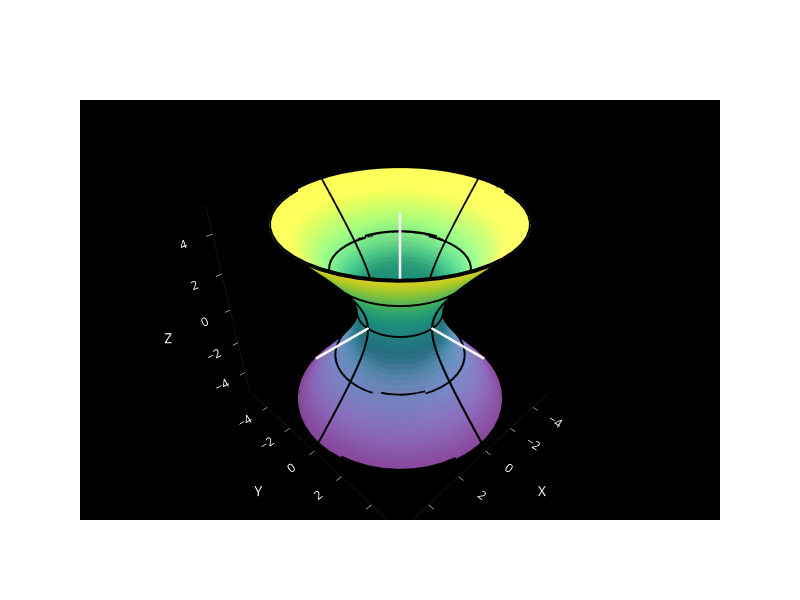

Notebook code cell kept with this figure:
### Markdown cell above
## Hiperboloide de una hoja

### Code cell
r = lambda z, theta : ( np.sqrt(4+z**2)*np.cos(theta), np.sqrt(4+z**2)*np.sin(theta), z)
my_surface_plotter(r, (domain("z",-5,5), domain("theta",0,2*np.pi)))
